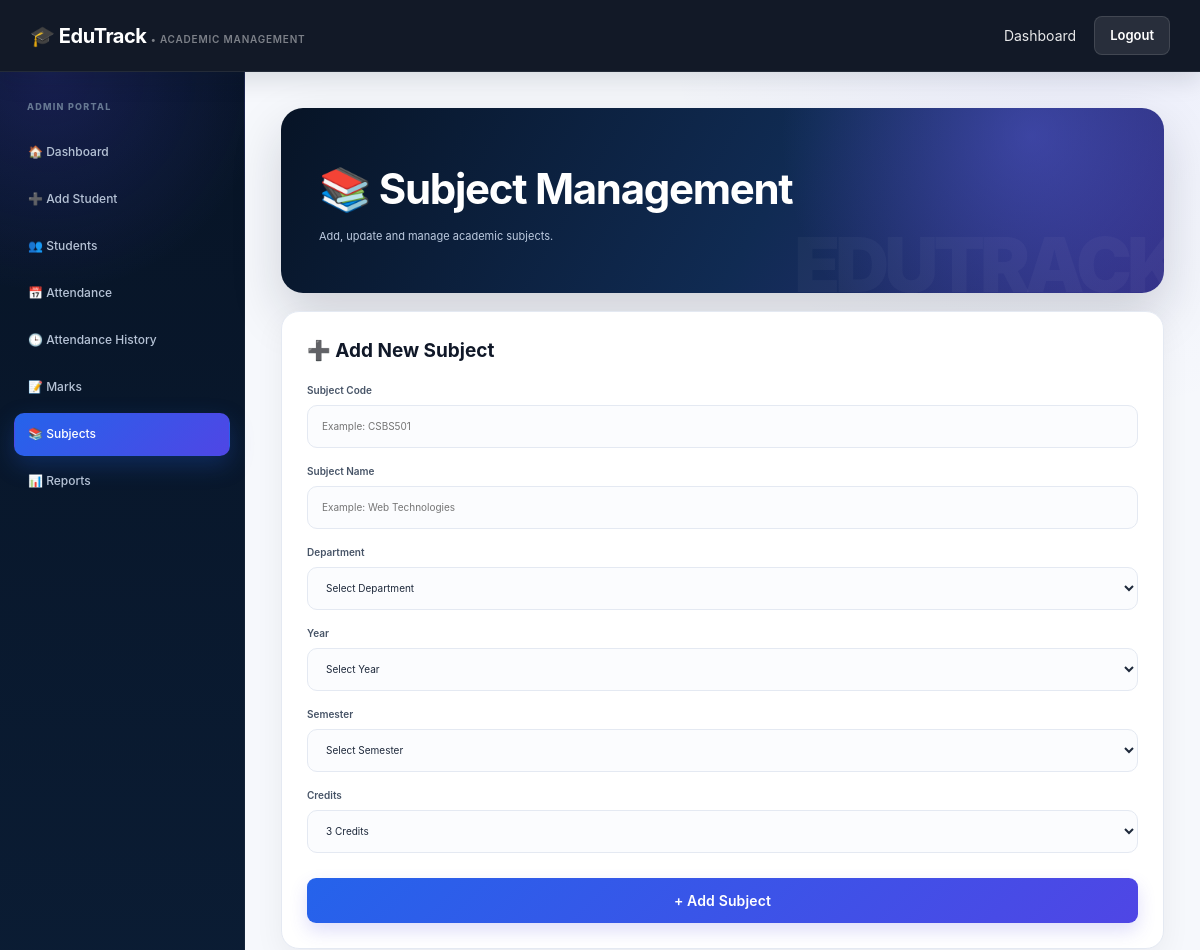
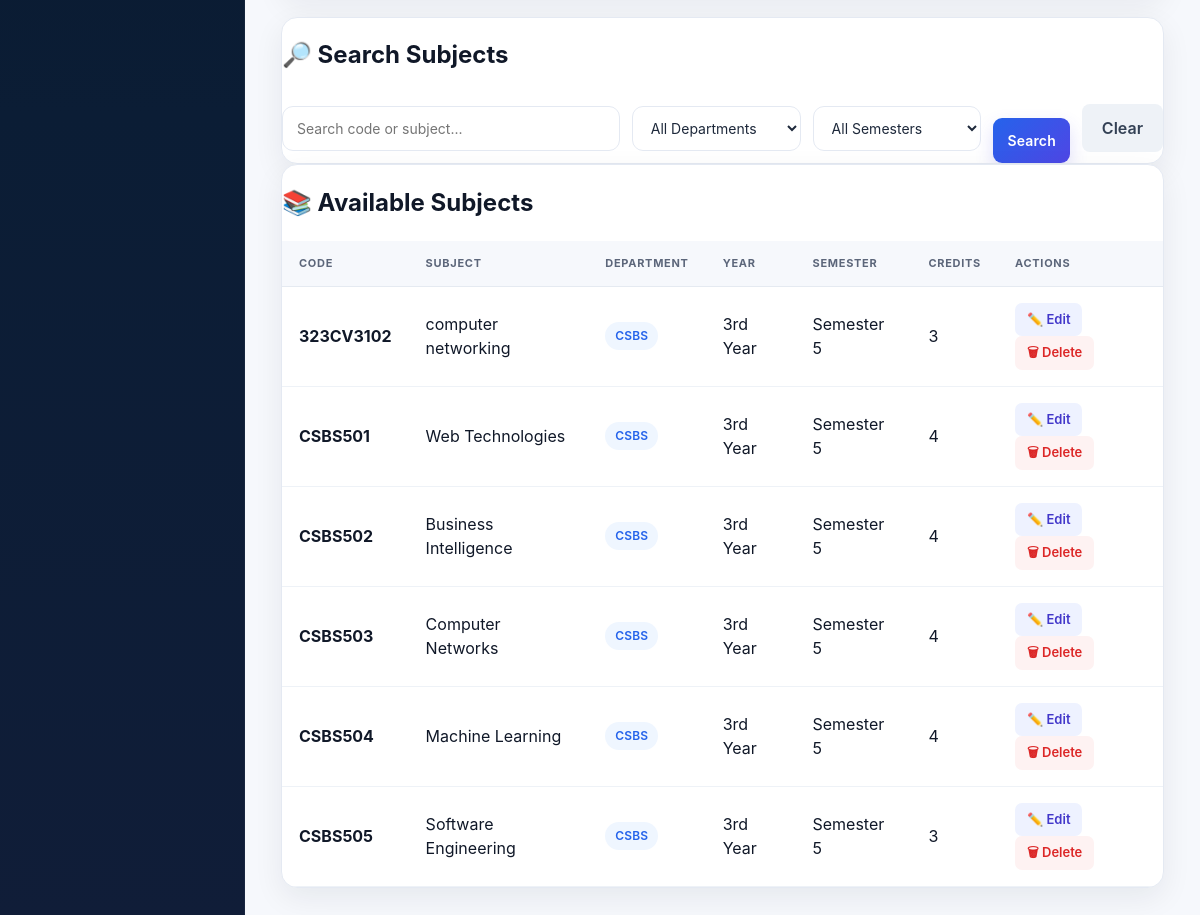
The app's page /subjects.php (signed in) with its own data (2 pictures, top to bottom).
### tables this page shows
CREATE TABLE `subjects` (
  `id` int(11) NOT NULL,
  `subject_code` varchar(30) NOT NULL,
  `subject_name` varchar(100) NOT NULL,
  `department` varchar(50) NOT NULL,
  `year` varchar(20) NOT NULL,
  `semester` int(11) NOT NULL,
  `credits` int(11) NOT NULL DEFAULT 3,
  `created_at` timestamp NOT NULL DEFAULT current_timestamp()
);

### subjects.php (the view, shortened to what this page needs)
<?php
include "db.php";
$search =
    isset($_GET["search"])
    ? trim($_GET["search"])
    : "";
$sql = "
    SELECT *
    FROM subjects
    WHERE 1 = 1
";
$sql .= "
    ORDER BY
        semester ASC,
        subject_code ASC
";
$list_stmt =
    mysqli_prepare(
        $conn,
        $sql
    );
mysqli_stmt_execute(
    $list_stmt
);
$subjects =
    mysqli_stmt_get_result(
        $list_stmt
    );
?>
<!DOCTYPE html>
<html lang="en">
<head>
    <link
        rel="stylesheet"
        href="css/style.css"
    >
</head>
<body class="edutrack-admin">
<div class="navbar">
    <h2>
        🎓 EduTrack
    </h2>
    <div>
        <a
            href="dashboard.php"
            class="nav-link"
        >
            Dashboard
        </a>
        <a
            href="logout.php"
            class="logout-btn"
        >
            Logout
        </a>
    </div>
</div>
<div class="main-layout">
    <div class="sidebar">
        <h3>
            ADMIN PORTAL
        </h3>
        <a href="dashboard.php">
            🏠 Dashboard
        </a>
        <a href="add_student.php">
            ➕ Add Student
        </a>
        <a href="view_students.php">
            👥 Students
        </a>
        <a href="attendance.php">
            📅 Attendance
        </a>
        <a href="attendance_history.php">
            🕒 Attendance History
        </a>
        <a href="marks.php">
            📝 Marks
        </a>
        <a
            href="subjects.php"
            class="active"
        >
            📚 Subjects
        </a>
        <a href="reports.php">
            📊 Reports
        </a>
    </div>
    <div class="main-content">
        <div class="page-header">
            <div>
                <h1>
                    📚 Subject Management
                </h1>
                <p>
                    Add, update and manage
                    academic subjects.
                </p>
            </div>
        </div>
        <div class="marks-form-card">
            <h2>
                ➕ Add New Subject
            </h2>
            <form method="POST">
                <label>
                    Subject Code
                </label>
                <input
                    type="text"
                    name="subject_code"
                    placeholder="Example: CSBS501"
                    required
                >
                <label>
                    Subject Name
                </label>
                <input
                    type="text"
                    name="subject_name"
                    placeholder="Example: Web Technologies"
                    required
                >
                <label>
                    Department
                </label>
                <select
                    name="department"
                    required
                >
                    <option value="">
                        Select Department
                    </option>
                </select>
                <label>
                    Year
                </label>
                <select
                    name="year"
                    required
                >
                    <option value="">
                        Select Year
                    </option>
                </select>
                <label>
                    Semester
                </label>
                <select
                    name="semester"
                    required
                >
                    <option value="">
                        Select Semester
                    </option>
                </select>
                <label>
                    Credits
                </label>
                <select
                    name="credits"
                    required
                >
                    <option
                        value="3"
                        selected
                    >
                        3 Credits
                    </option>
                </select>
                <button
                    type="submit"
                    class="add-student-button"
                >
                    + Add Subject
                </button>
            </form>
        </div>
        <div class="student-table-card">
            <h2>
                🔎 Search Subjects
            </h2>
            <form
                method="GET"
                class="subject-filter-form"
            >
                <input
                    type="text"
                    name="search"
                    placeholder="Search code or subject..."
                    value="<?php
                    echo htmlspecialchars(
                        $search
                    );
                    ?>"
                >
                <select name="department">
                    <option value="">
                        All Departments
                    </option>
                </select>
                <select name="semester">
                    <option value="0">
                        All Semesters
                    </option>
                </select>
                <button
                    type="submit"
                    class="add-student-button"
                >
                    Search
                </button>
                <a
                    href="subjects.php"
                    class="secondary-button"
                >
                    Clear
                </a>
            </form>
        </div>
        <div class="student-table-card">
            <h2>
                📚 Available Subjects
            </h2>
            <table class="modern-table">
                <thead>
                    <tr>
                        <th>
                            Code
                        </th>
                        <th>
                            Subject
                        </th>
                        <th>
                            Department
                        </th>
                        <th>
                            Year
                        </th>
                        <th>
                            Semester
                        </th>
                        <th>
                            Credits
                        </th>
                        <th>
                            Actions
                        </th>
                    </tr>
                </thead>
                <tbody>
                <?php
                if (
                    $subjects &&
                    mysqli_num_rows(
                        $subjects
                    ) > 0
                ) {
                    while (
                        $subject =
                        mysqli_fetch_assoc(
                            $subjects
                        )
                    ) {
                ?>
                    <tr>
                        <td>
                            <strong>
                                <?php
                                echo htmlspecialchars(
                                    $subject[
                                        "subject_code"
                                    ]
                                );
                                ?>
                            </strong>
                        </td>
                        <td>
                            <?php
                            echo htmlspecialchars(
                                $subject[
                                    "subject_name"
                                ]
                            );
                            ?>
                        </td>
                        <td>
                            <span
                                class="department-badge"
                            >
                                <?php
                                echo htmlspecialchars(
                                    $subject[
                                        "department"
                                    ]
                                );
                                ?>
                            </span>
                        </td>
                        <td>
                            <?php
                            echo htmlspecialchars(
                                $subject["year"]
                            );
                            ?>
                        </td>
                        <td>
                            Semester
                            <?php
                            echo intval(
                                $subject[
                                    "semester"
                                ]
                            );
                            ?>
                        </td>
                        <td>
                            <?php
                            echo intval(
                                $subject[
                                    "credits"
                                ]
                            );
                            ?>
                        </td>
                        <td>
                            <a
                                href="edit_subject.php?id=<?php
                                echo intval(
                                    $subject["id"]
                                );
                                ?>"
                                class="edit-btn"
                            >
                                ✏️ Edit
                            </a>
                            <a
                                href="delete_subject.php?id=<?php
                                echo intval(
                                    $subject["id"]
                                );
                                ?>"
                                class="delete-btn"
                                onclick="
                                    return confirm(
                                        'Are you sure you want to delete this subject?'
                                    );
                                "
                            >
                                🗑 Delete
                            </a>
                        </td>
                    </tr>
                <?php
                    }
                }
                ?>
                </tbody>
            </table>
        </div>
    </div>
</div>
</body>
</html>

### records on screen
subjects: subject_code "323CV3102", subject_name "computer networking", department "CSBS", year "3rd Year", semester "5", credits "3"
subjects: subject_code "CSBS501", subject_name "Web Technologies", department "CSBS", year "3rd Year", semester "5", credits "4"
subjects: subject_code "CSBS502", subject_name "Business Intelligence", department "CSBS", year "3rd Year", semester "5", credits "4"
subjects: subject_code "CSBS503", subject_name "Computer Networks", department "CSBS", year "3rd Year", semester "5", credits "4"
subjects: subject_code "CSBS504", subject_name "Machine Learning", department "CSBS", year "3rd Year", semester "5", credits "4"
subjects: subject_code "CSBS505", subject_name "Software Engineering", department "CSBS", year "3rd Year", semester "5", credits "3"
